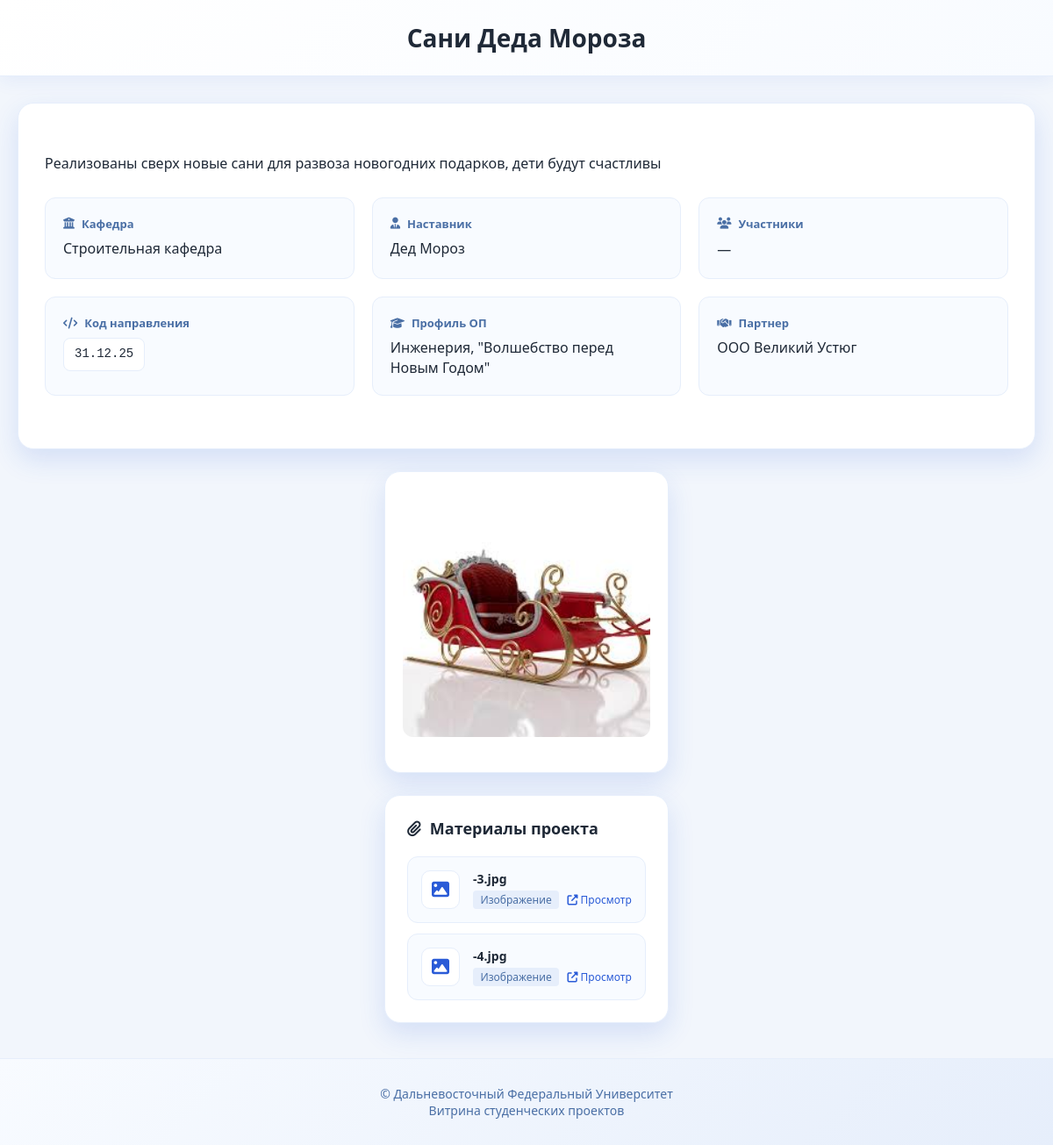
/project/6 (signed in), run on the app's committed database.
### tables this page shows
CREATE TABLE "projects" (
                id INTEGER PRIMARY KEY AUTOINCREMENT,
                title TEXT NOT NULL,
                short_description TEXT, 
                description TEXT,
                logo_storage_name TEXT,
                status TEXT DEFAULT 'pending',
                created_at DATETIME DEFAULT CURRENT_TIMESTAMP
            );

CREATE TABLE project_departments (
    id INTEGER PRIMARY KEY AUTOINCREMENT,
    project_id INTEGER NOT NULL,
    department_name TEXT NOT NULL,
    FOREIGN KEY(project_id) REFERENCES projects(id) ON DELETE CASCADE
);

CREATE TABLE project_mentors (
    id INTEGER PRIMARY KEY AUTOINCREMENT,
    project_id INTEGER NOT NULL,
    mentor_name TEXT NOT NULL,
    FOREIGN KEY(project_id) REFERENCES projects(id) ON DELETE CASCADE
);

CREATE TABLE project_majors (
    id INTEGER PRIMARY KEY AUTOINCREMENT,
    project_id INTEGER NOT NULL,
    major_code TEXT NOT NULL,           -- НОВОЕ ПОЛЕ: Код направления (38.03.05)
    major_profile TEXT NOT NULL,        -- НОВОЕ ПОЛЕ: Полное наименование и профиль
    FOREIGN KEY(project_id) REFERENCES projects(id) ON DELETE CASCADE
);

CREATE TABLE project_partners (
    id INTEGER PRIMARY KEY AUTOINCREMENT,
    project_id INTEGER NOT NULL,
    partner_name TEXT NOT NULL,
    FOREIGN KEY(project_id) REFERENCES projects(id) ON DELETE CASCADE
);

CREATE TABLE project_files (
    id INTEGER PRIMARY KEY AUTOINCREMENT,
    project_id INTEGER NOT NULL,
    filename TEXT NOT NULL,
    storage_name TEXT NOT NULL,
    mime_type TEXT,
    FOREIGN KEY(project_id) REFERENCES projects(id) ON DELETE CASCADE
);

### app.py (the view)
@app.route('/project/<int:project_id>', methods=['GET'])
def project_view(project_id):
    conn = get_db_connection()
    cur = conn.cursor()
    is_admin = is_admin_logged_in()
    if is_admin:
        cur.execute("""
            SELECT p.*
            FROM projects p
            WHERE p.id = ?
        """, (project_id,))
    else:
        cur.execute("""
            SELECT p.*
            FROM projects p
            WHERE p.id = ? AND p.status = 'posted'
        """, (project_id,))
    proj = cur.fetchone()
    if not proj:
        abort(404)
    proj_dict = dict(proj)
    cur.execute("""
        SELECT t.name
        FROM tags t
        JOIN project_tags ptg ON t.id = ptg.tag_id
        WHERE ptg.project_id = ?
    """, (project_id,))
    proj_dict['tags'] = [{'name': row['name']} for row in cur.fetchall()]
    cur.execute("SELECT department_name FROM project_departments WHERE project_id = ?", (project_id,))
    departments = cur.fetchall()
    proj_dict['department_name'] = ', '.join([d['department_name'] for d in departments]) if departments else 'Не указано'
    cur.execute("SELECT mentor_name FROM project_mentors WHERE project_id = ?", (project_id,))
    mentors = cur.fetchall()
    proj_dict['mentor_name'] = ', '.join([m['mentor_name'] for m in mentors]) if mentors else 'Не указано'
    cur.execute("""
        SELECT participant_name
        FROM project_participants
        WHERE project_id = ?
        ORDER BY id
    """, (project_id,))
    participants = [{'participant_name': row['participant_name']} for row in cur.fetchall()]
    cur.execute("SELECT major_code, major_profile FROM project_majors WHERE project_id = ?", (project_id,))
    majors = cur.fetchall()
    if majors:
        proj_dict['major_code'] = ', '.join([m['major_code'] for m in majors])
        proj_dict['major_profile'] = ', '.join([m['major_profile'] for m in majors])
    else:
        proj_dict['major_code'] = 'Не указано'
        proj_dict['major_profile'] = 'Не указано'
    cur.execute("SELECT partner_name FROM project_partners WHERE project_id = ?", (project_id,))
    partners = cur.fetchall()
    proj_dict['partner_name'] = ', '.join([p['partner_name'] for p in partners]) if partners else 'Не указано'
    cur.execute("""
        SELECT filename, storage_name, mime_type
        FROM project_files
        WHERE project_id = ?
        ORDER BY id
    """, (project_id,))
    files = cur.fetchall()
    conn.close()
    return render_template('project.html',
                           project=proj_dict,
                           participants=participants,
                           files=files,
                           is_admin=is_admin)

### app.py (called while the page is built)
def get_db_connection():
    conn = sqlite3.connect(DB_PATH, timeout=30, check_same_thread=False)
    conn.row_factory = sqlite3.Row
    conn.create_function("LOWER", 1, lambda s: s.lower() if s else s)
    conn.execute('PRAGMA foreign_keys = ON;')
    return conn

def is_admin_logged_in():
    return session.get('admin_logged_in', False)

### templates/project.html (shortened to what this page needs)
<!doctype html>
<html lang="ru">
<head>
  <link rel="stylesheet" href="{{ url_for('static', filename='css/style.css') }}">
  <link rel="stylesheet" href="{{ url_for('static', filename='css/project-detail.css') }}">
  <link rel="stylesheet" href="https://cdnjs.cloudflare.com/ajax/libs/font-awesome/6.4.0/css/all.min.css">
</head>
<body>
  <header class="project-header">
      <div class="header-container">
          <h1 class="project-main-title">{{ project['title'] }}</h1>
      </div>
  </header>
  <main class="project-container">
    <div class="project-layout">
      <div class="project-main-content">
        <div class="project-description">
          {{ project['description'] }}
        </div>
        <div class="project-details-grid">
          <div class="detail-card">
            <div class="detail-title">
              <i class="fas fa-university"></i> Кафедра
            </div>
            <div class="detail-content">{{ project['department_name'] }}</div>
          </div>
          <div class="detail-card">
            <div class="detail-title">
              <i class="fas fa-user-tie"></i> Наставник
            </div>
            <div class="detail-content">{{ project['mentor_name'] }}</div>
          </div>
          {% if participants %}
          <div class="detail-card">
            <div class="detail-title">
              <i class="fas fa-users"></i> Участники
            </div>
            <div class="detail-content participants-content">
              {% for participant in participants %}
                {{ participant['participant_name'] }}{% if not loop.last %}, {% endif %}
              {% endfor %}
            </div>
          </div>
          {% endif %}
          <div class="detail-card">
            <div class="detail-title">
              <i class="fas fa-code"></i> Код направления
            </div>
            <div class="detail-content code">{{ project['major_code'] }}</div>
          </div>
          <div class="detail-card">
            <div class="detail-title">
              <i class="fas fa-graduation-cap"></i> Профиль ОП
            </div>
            <div class="detail-content">{{ project['major_profile'] }}</div>
          </div>
          <div class="detail-card">
            <div class="detail-title">
              <i class="fas fa-handshake"></i> Партнер
            </div>
            <div class="detail-content">{{ project['partner_name'] }}</div>
          </div>
        </div>
      </div>
      <div class="project-sidebar">
        <div class="project-image-container">
          {% if project['logo_storage_name'] %}
            <img class="project-image"
                 src="{{ url_for('uploaded_file', filename=project['logo_storage_name']) }}"
                 alt="{{ project['title'] }}"
                 loading="lazy">
          {% else %}
            <div class="no-image">
              <i class="fas fa-project-diagram"></i>
            </div>
          {% endif %}
        </div>
        {% if files|length > 0 %}
          <div class="project-files">
            <h2 class="files-title">
              <i class="fas fa-paperclip"></i> Материалы проекта
            </h2>
            <div class="file-list">
              {% for file in files %}
                <a href="{{ url_for('uploaded_file', filename=file['storage_name']) }}"
                   class="file-item"
                   target="_blank"
                   download="{{ file['filename'] }}">
                  <div class="file-icon">
                    {% if file['mime_type'].startswith('image/') %}
                      <i class="fas fa-image"></i>
                    {% elif file['mime_type'] == 'application/pdf' %}
                      <i class="fas fa-file-pdf"></i>
                    {% elif 'presentation' in file['mime_type'] or 'powerpoint' in file['mime_type'] %}
                      <i class="fas fa-file-powerpoint"></i>
                    {% elif 'word' in file['mime_type'] %}
                      <i class="fas fa-file-word"></i>
                    {% elif 'excel' in file['mime_type'] %}
                      <i class="fas fa-file-excel"></i>
                    {% elif 'video' in file['mime_type'] %}
                      <i class="fas fa-file-video"></i>
                    {% elif 'audio' in file['mime_type'] %}
                      <i class="fas fa-file-audio"></i>
                    {% elif 'zip' in file['mime_type'] or 'archive' in file['mime_type'] %}
                      <i class="fas fa-file-archive"></i>
                    {% else %}
                      <i class="fas fa-file"></i>
                    {% endif %}
                  </div>
                  <div class="file-info">
                    <div class="file-name">{{ file['filename'] }}</div>
                    <div class="file-meta">
                      <span class="file-type">
                        {% if file['mime_type'].startswith('image/') %}Изображение
                        {% elif file['mime_type'] == 'application/pdf' %}PDF
                        {% elif 'presentation' in file['mime_type'] %}Презентация
                        {% elif 'word' in file['mime_type'] %}Документ
                        {% elif 'excel' in file['mime_type'] %}Таблица
                        {% elif 'video' in file['mime_type'] %}Видео
                        {% elif 'audio' in file['mime_type'] %}Аудио
                        {% elif 'zip' in file['mime_type'] %}Архив
                        {% else %}Файл
                        {% endif %}
                      </span>
                      {% if file['mime_type'].startswith('image/') %}
                        <span style="color: #2a5bd7;">
                          <i class="fas fa-external-link-alt"></i> Просмотр
                        </span>
                      {% endif %}
                    </div>
                  </div>
                </a>
              {% endfor %}
            </div>
          </div>
        {% endif %}
      </div>
    </div>
  </main>
  <footer class="project-footer">
    <div class="footer-container">
      <p class="footer-text">
        © Дальневосточный Федеральный Университет<br>
        Витрина студенческих проектов
      </p>
    </div>
  </footer>
</body>
</html>

### static/css/style.css (style rules this page uses)
* { box-sizing: border-box; }
body { margin: 0; font-family: 'Segoe UI', Tahoma, Geneva, Verdana, sans-serif; background: #f2f6fc; color: #1f2937; }

### static/css/project-detail.css (style rules this page uses)
.project-header { background: linear-gradient(135deg, #ffffff 0%, #f8fbff 100%); padding: 25px 0; border-bottom: 1px solid #e6eefb; box-shadow: 0 4px 20px rgba(42, 91, 215, 0.08); margin-bottom: 30px; }
.header-container { max-width: 1400px; margin: 0 auto; padding: 0 20px; }
.project-main-title { margin: 0; font-size: 28px; color: #1f2937; text-align: center; font-weight: 700; line-height: 1.3; padding: 0 20px; }
.project-container { max-width: 1400px; margin: 0 auto; padding: 0 20px; }
.project-layout { display: grid; grid-template-columns: 2fr 1fr; gap: 30px; margin-bottom: 40px; }
.project-main-content { background: white; padding: 30px; border-radius: 18px; box-shadow: 0 12px 30px rgba(42, 91, 215, 0.15); border: 1px solid #e6eefb; animation: fadeIn 0.6s ease-out; }
.project-description { line-height: 1.6; font-size: 16px; color: #1f2937; margin-bottom: 25px; white-space: pre-line; }
.project-details-grid { display: grid; grid-template-columns: repeat(auto-fit, minmax(280px, 1fr)); gap: 20px; margin-bottom: 30px; }
.detail-card { background: #f8fbff; border-radius: 12px; padding: 20px; border: 1px solid #e6eefb; transition: all 0.3s ease; }
.detail-title { font-size: 13px; color: #4A6FA5; font-weight: 600; margin-bottom: 8px; display: flex; align-items: center; gap: 8px; }
.detail-content { font-size: 16px; color: #1f2937; line-height: 1.4; font-weight: 500; }
.detail-content.code { font-family: monospace; background: white; padding: 8px 12px; border-radius: 8px; display: inline-block; font-size: 14px; border: 1px solid #e6eefb; }
.participants-content { font-size: 16px; color: #1f2937; line-height: 1.6; }
.project-sidebar { display: flex; flex-direction: column; gap: 25px; }
.project-image-container { background: white; padding: 20px; border-radius: 18px; box-shadow: 0 12px 30px rgba(42, 91, 215, 0.15); border: 1px solid #e6eefb; text-align: center; animation: fadeIn 0.6s ease-out 0.2s both; }
.project-image { width: 100%; max-height: 300px; object-fit: cover; border-radius: 12px; margin-bottom: 15px; }
.project-files { background: white; padding: 25px; border-radius: 18px; box-shadow: 0 12px 30px rgba(42, 91, 215, 0.15); border: 1px solid #e6eefb; animation: fadeIn 0.6s ease-out 0.4s both; }
.files-title { font-size: 18px; font-weight: 700; color: #1f2937; margin: 0 0 20px 0; display: flex; align-items: center; gap: 10px; }
.file-list { display: flex; flex-direction: column; gap: 12px; }
.file-item { display: flex; align-items: center; gap: 15px; padding: 15px; background: #f8fbff; border-radius: 12px; border: 1px solid #e6eefb; transition: all 0.3s ease; text-decoration: none; color: inherit; }
.file-icon { width: 44px; height: 44px; display: flex; align-items: center; justify-content: center; background: white; border-radius: 10px; flex-shrink: 0; font-size: 20px; color: #2a5bd7; border: 1px solid #e6eefb; }
.file-info { flex-grow: 1; min-width: 0; }
.file-name { font-weight: 600; color: #1f2937; font-size: 14px; margin-bottom: 4px; white-space: nowrap; overflow: hidden; text-overflow: ellipsis; }
.file-meta { font-size: 12px; color: #4A6FA5; display: flex; align-items: center; gap: 10px; }
.file-type { background: #e6eefb; padding: 2px 8px; border-radius: 4px; font-weight: 500; }
.project-footer { background: linear-gradient(135deg, #f8fbff 0%, #e6eefb 100%); padding: 30px 0; margin-top: 40px; border-top: 1px solid #e6eefb; text-align: center; }
.footer-container { max-width: 1400px; margin: 0 auto; padding: 0 20px; }
.footer-text { color: #4A6FA5; margin: 0; font-size: 14px; }
@media (max-width: 1200px) { .project-layout { grid-template-columns: 1fr; gap: 25px; } }
@media (max-width: 1200px) { .project-sidebar { max-width: 600px; margin: 0 auto; } }
@media (max-width: 1200px) { .project-image { max-height: 400px; } }

### data on the page
projects: title "Сани Деда Мороза", description "Реализованы сверх новые сани для развоза новогодних подарков, дети будут счастливы", logo_storage_name (picture)
project_departments: department_name "Строительная кафедра"
project_mentors: mentor_name "Дед Мороз"
project_majors: major_code "31.12.25", major_profile "Инженерия, \"Волшебство перед Новым Годом\""
project_partners: partner_name "ООО Великий Устюг"
project_files: filename "-3.jpg", mime_type "Изображение"
project_files: filename "-4.jpg", mime_type "Изображение"

### other printed values
{{ participant['participant_name'] }} "—"
